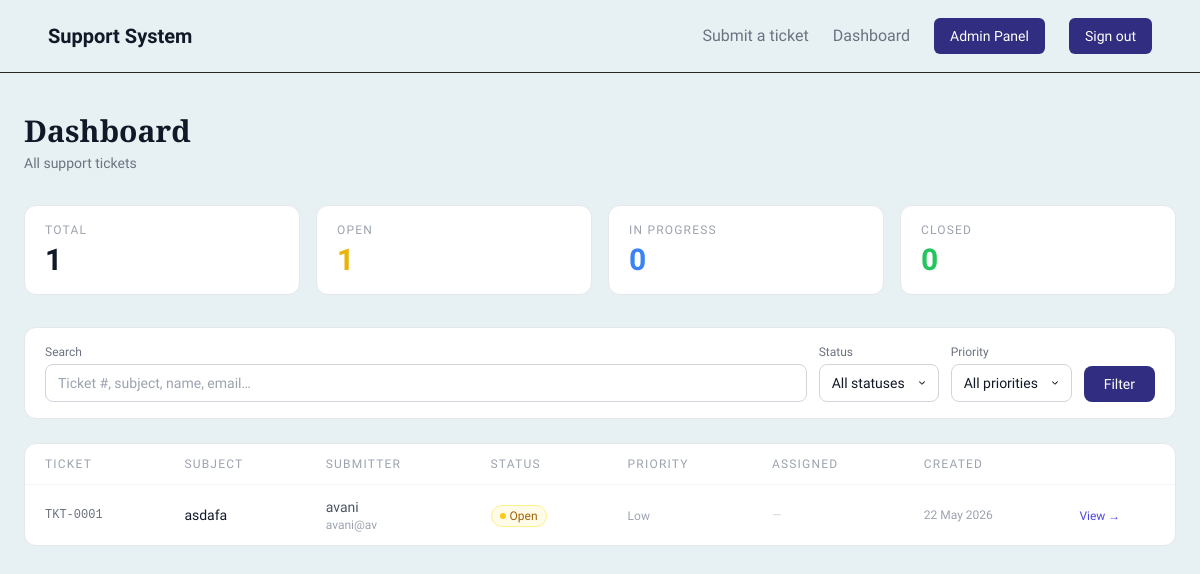
The app's page /dashboard (signed in) with its own data.
### models/ticket.py (models this page shows)
class Ticket(db.Model):
    __tablename__ = 'tickets'
    id = db.Column(db.Integer, primary_key=True)
    ticket_number = db.Column(db.String(20), unique=True, nullable=False)
    subject = db.Column(db.String(200), nullable=False)
    description = db.Column(db.Text, nullable=False)
    status = db.Column(db.String(20), nullable=False, default='Open')
    priority = db.Column(db.String(20), nullable=False, default='Low')
    type = db.Column(db.String(20), nullable=False)
    module = db.Column(db.String(50), nullable=False)
    submitter_name = db.Column(db.String(100), nullable=False)
    submitter_email = db.Column(db.String(120), nullable=False)
    assigned_to = db.Column(db.Integer, db.ForeignKey('users.id'), nullable=True)
    created_at = db.Column(db.DateTime, default=datetime.utcnow)
    updated_at = db.Column(db.DateTime, default=datetime.utcnow, onupdate=datetime.utcnow)
    closed_at = db.Column(db.DateTime, nullable=True)
    attachments = db.relationship('TicketAttachment', backref='ticket', lazy=True)
    assignee = db.relationship('User', backref='assigned_tickets', lazy=True)
    field_values = db.relationship('TicketFieldValue', backref='ticket', lazy=True)
    comments = db.relationship('TicketComment', backref='ticket', lazy=True)
    history = db.relationship('TicketHistory', backref='ticket', lazy=True)

### routes/tickets.py (the view, shortened to what this page needs)
@tickets_bp.route('/dashboard')
@login_required
def dashboard():
    status_filter = request.args.get('status', 'all')
    priority_filter = request.args.get('priority', 'all')
    search = request.args.get('search', '').strip()
    query = Ticket.query
    if status_filter != 'all':
        query = query.filter_by(status=status_filter)
    if priority_filter != 'all':
        query = query.filter_by(priority=priority_filter)
    tickets = query.order_by(Ticket.created_at.desc()).all()
    total       = Ticket.query.count()
    open_count  = Ticket.query.filter_by(status='open').count()
    in_progress = Ticket.query.filter_by(status='in_progress').count()
    closed      = Ticket.query.filter_by(status='closed').count()
    return render_template(
        'tickets/dashboard.html',
        tickets=tickets,
        status_filter=status_filter,
        priority_filter=priority_filter,
        search=search,
        total=total,
        open_count=open_count,
        in_progress=in_progress,
        closed=closed,
    )

### app.py (called while the page is built)
@app.after_request
def add_no_cache(response):
    response.headers['Cache-Control'] = 'no-cache, no-store, must-revalidate'
    response.headers['Pragma'] = 'no-cache'
    response.headers['Expires'] = '0'
    return response

### routes/tickets.py (called while the page is built)
@tickets_bp.after_request
def add_no_cache(response):
    response.headers['Cache-Control'] = 'no-cache, no-store, must-revalidate'
    response.headers['Pragma'] = 'no-cache'
    response.headers['Expires'] = '0'
    return response

### templates/tickets/dashboard.html (shortened to what this page needs)
{% extends "base.html" %}
{% block content %}
<div class="max-w-7xl mx-auto px-6 py-10">
  <div class="mb-8">
    <h1 class="font-serif text-3xl font-bold text-gray-900">Dashboard</h1>
    <p class="text-gray-500 text-sm mt-1">All support tickets</p>
  </div>
  <div class="grid grid-cols-2 sm:grid-cols-4 gap-4 mb-8">
    <div class="bg-white rounded-xl border border-gray-200 px-5 py-4">
      <p class="text-xs text-gray-400 uppercase tracking-widest mb-1">Total</p>
      <p class="text-3xl font-bold text-gray-900">{{ total }}</p>
    </div>
    <div class="bg-white rounded-xl border border-gray-200 px-5 py-4">
      <p class="text-xs text-gray-400 uppercase tracking-widest mb-1">Open</p>
      <p class="text-3xl font-bold text-yellow-500">{{ open_count }}</p>
    </div>
    <div class="bg-white rounded-xl border border-gray-200 px-5 py-4">
      <p class="text-xs text-gray-400 uppercase tracking-widest mb-1">In Progress</p>
      <p class="text-3xl font-bold text-blue-500">{{ in_progress }}</p>
    </div>
    <div class="bg-white rounded-xl border border-gray-200 px-5 py-4">
      <p class="text-xs text-gray-400 uppercase tracking-widest mb-1">Closed</p>
      <p class="text-3xl font-bold text-green-500">{{ closed }}</p>
    </div>
  </div>
  <form method="GET" action="{{ url_for('tickets.dashboard') }}"
        class="bg-white border border-gray-200 rounded-xl px-5 py-4 mb-6 flex flex-wrap gap-3 items-end">
    <div class="flex-1 min-w-[180px]">
      <label class="block text-xs text-gray-500 mb-1">Search</label>
      <input
        type="text"
        name="search"
        value="{{ search }}"
        placeholder="Ticket #, subject, name, email…"
        class="w-full rounded-lg border border-gray-300 px-3 py-2 text-sm focus:outline-none focus:ring-2 focus:ring-indigo-500"
      >
    </div>
    <div>
      <label class="block text-xs text-gray-500 mb-1">Status</label>
      <select name="status" class="rounded-lg border border-gray-300 px-3 py-2 pr-8 text-sm bg-white focus:outline-none focus:ring-2 focus:ring-indigo-500">
        <option value="all"      {% if status_filter == 'all' %}selected{% endif %}>All statuses</option>
      </select>
    </div>
    <div>
      <label class="block text-xs text-gray-500 mb-1">Priority</label>
      <select name="priority" class="rounded-lg border border-gray-300 px-3 py-2 pr-8 text-sm bg-white focus:outline-none focus:ring-2 focus:ring-indigo-500">
        <option value="all"    {% if priority_filter == 'all' %}selected{% endif %}>All priorities</option>
      </select>
    </div>
    <button type="submit"
            class="bg-indigo-900 hover:bg-indigo-700 text-white text-sm font-medium px-5 py-2 rounded-lg transition">
      Filter
    </button>
  </form>
  <div class="bg-white border border-gray-200 rounded-xl overflow-hidden">
    {% if tickets %}
    <table class="w-full text-sm">
      <thead>
        <tr class="border-b border-gray-100 text-xs text-gray-400 uppercase tracking-widest">
          <th class="text-left px-5 py-3 font-medium">Ticket</th>
          <th class="text-left px-5 py-3 font-medium">Subject</th>
          <th class="text-left px-5 py-3 font-medium">Submitter</th>
          <th class="text-left px-5 py-3 font-medium">Status</th>
          <th class="text-left px-5 py-3 font-medium">Priority</th>
          <th class="text-left px-5 py-3 font-medium">Assigned</th>
          <th class="text-left px-5 py-3 font-medium">Created</th>
          <th class="px-5 py-3"></th>
        </tr>
      </thead>
      <tbody class="divide-y divide-gray-50">
        {% for ticket in tickets %}
        <tr class="hover:bg-gray-50 transition">
          <td class="px-5 py-3 font-mono text-xs text-gray-500">{{ ticket.ticket_number }}</td>
          <td class="px-5 py-3 text-gray-900 max-w-[200px] truncate">{{ ticket.subject }}</td>
          <td class="px-5 py-3 text-gray-600">
            <div>{{ ticket.submitter_name }}</div>
            <div class="text-xs text-gray-400">{{ ticket.submitter_email }}</div>
          </td>
          <td class="px-5 py-3">
            {% if ticket.status == 'open' %}
              <span class="inline-flex items-center gap-1 text-xs font-medium text-yellow-700 bg-yellow-50 border border-yellow-200 px-2 py-0.5 rounded-full">
                <span class="w-1.5 h-1.5 rounded-full bg-yellow-400"></span> Open
              </span>
            {% elif ticket.status == 'in_progress' %}
              <span class="inline-flex items-center gap-1 text-xs font-medium text-blue-700 bg-blue-50 border border-blue-200 px-2 py-0.5 rounded-full">
                <span class="w-1.5 h-1.5 rounded-full bg-blue-400"></span> In Progress
              </span>
            {% elif ticket.status == 'closed' %}
              <span class="inline-flex items-center gap-1 text-xs font-medium text-green-700 bg-green-50 border border-green-200 px-2 py-0.5 rounded-full">
                <span class="w-1.5 h-1.5 rounded-full bg-green-400"></span> Closed
              </span>
            {% else %}
              <span class="text-xs text-gray-400">{{ ticket.status }}</span>
            {% endif %}
          </td>
          <td class="px-5 py-3">
            {% if ticket.priority == 'urgent' %}
              <span class="text-xs font-semibold text-red-600">Urgent</span>
            {% elif ticket.priority == 'high' %}
              <span class="text-xs font-semibold text-orange-500">High</span>
            {% elif ticket.priority == 'medium' %}
              <span class="text-xs font-semibold text-yellow-600">Medium</span>
            {% else %}
              <span class="text-xs text-gray-400">Low</span>
            {% endif %}
          </td>
          <td class="px-5 py-3 text-gray-500 text-xs">
            {% if ticket.assignee %}
              {{ ticket.assignee.name }}
            {% else %}
              <span class="text-gray-300">—</span>
            {% endif %}
          </td>
          <td class="px-5 py-3 text-gray-400 text-xs whitespace-nowrap">
            {{ ticket.created_at.strftime('%d %b %Y') }}
          </td>
          <td class="px-5 py-3">
            <a href="{{ url_for('tickets.view_ticket', ticket_id=ticket.id) }}"
               class="text-indigo-600 hover:text-indigo-800 text-xs font-medium transition">
              View →
            </a>
          </td>
        </tr>
        {% endfor %}
      </tbody>
    </table>
    {% endif %}
  </div>
</div>
{% endblock %}

### templates/base.html (style rules this page uses)
body { background: #e7f1f3; }
select { appearance: none; -webkit-appearance: none; background-image: url("/static/down-arrow.svg"); background-repeat: no-repeat; background-position: right 10px center; background-size: 12px 12px; padding-right: 2rem !important; }

### records on screen
Ticket: ticket_number "TKT-0001", subject "asdafa", submitter_name "avani", submitter_email "avani@av", status "open" (drawn), priority "Low", created_at "22 May 2026"

### other values on screen
{{ total }} "1"
{{ open_count }} "1"
{{ in_progress }} "0"
{{ closed }} "0"
